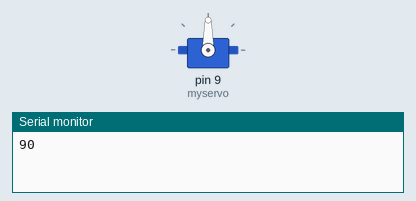
Recording of a sketch running on a simulated Arduino Uno, built with avr-gcc and run on an emulated ATmega328P. Shown: servo, the last lines printed to the serial monitor.

Above: at 0.1 s.
At 60.1 s:
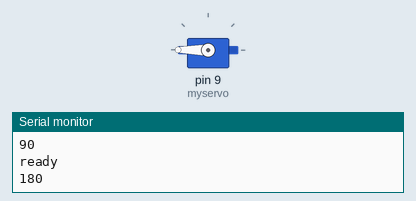
At 100.1 s:
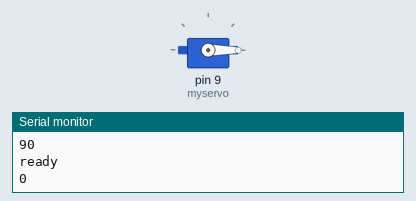
Timing chart, 0 to 121.5 s (numbered marks = the images above):
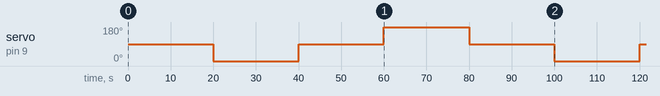

Measured:
- by itself, servo on pin 9 (myservo): 90° → 0° at 20.0 s, → 90° 20.0 s later, → 180° 20.0 s later, → 90° 20.0 s later, … (6 changes in this stretch)

The sketch:

servo_test.ino
```cpp
#include <Servo.h>

Servo myservo; // 建立Servo物件，控制伺服馬達
int angle;
void setup()
{
  Serial.begin(115200);
  myservo.attach(9,800,2200); // 連接數位腳位9，伺服馬達的訊號線//SC0352Pulse Width range:800~2200
  myservo.write(90);
}

void loop()
{
  angle=90;
  myservo.write(angle);
  Serial.println(angle);
  delay(15000);
  Serial.println("ready");
  delay(5000);

  angle=0;
  myservo.write(angle);
  Serial.println(angle);
  delay(15000);
  Serial.println("ready");
  delay(5000);

  angle=90;
  myservo.write(angle);
  Serial.println(angle);
  delay(15000);
  Serial.println("ready");
  delay(5000);

  angle=180;
  myservo.write(angle);
  Serial.println(angle);
  delay(15000);
  Serial.println("ready");
  delay(5000);
}
```
